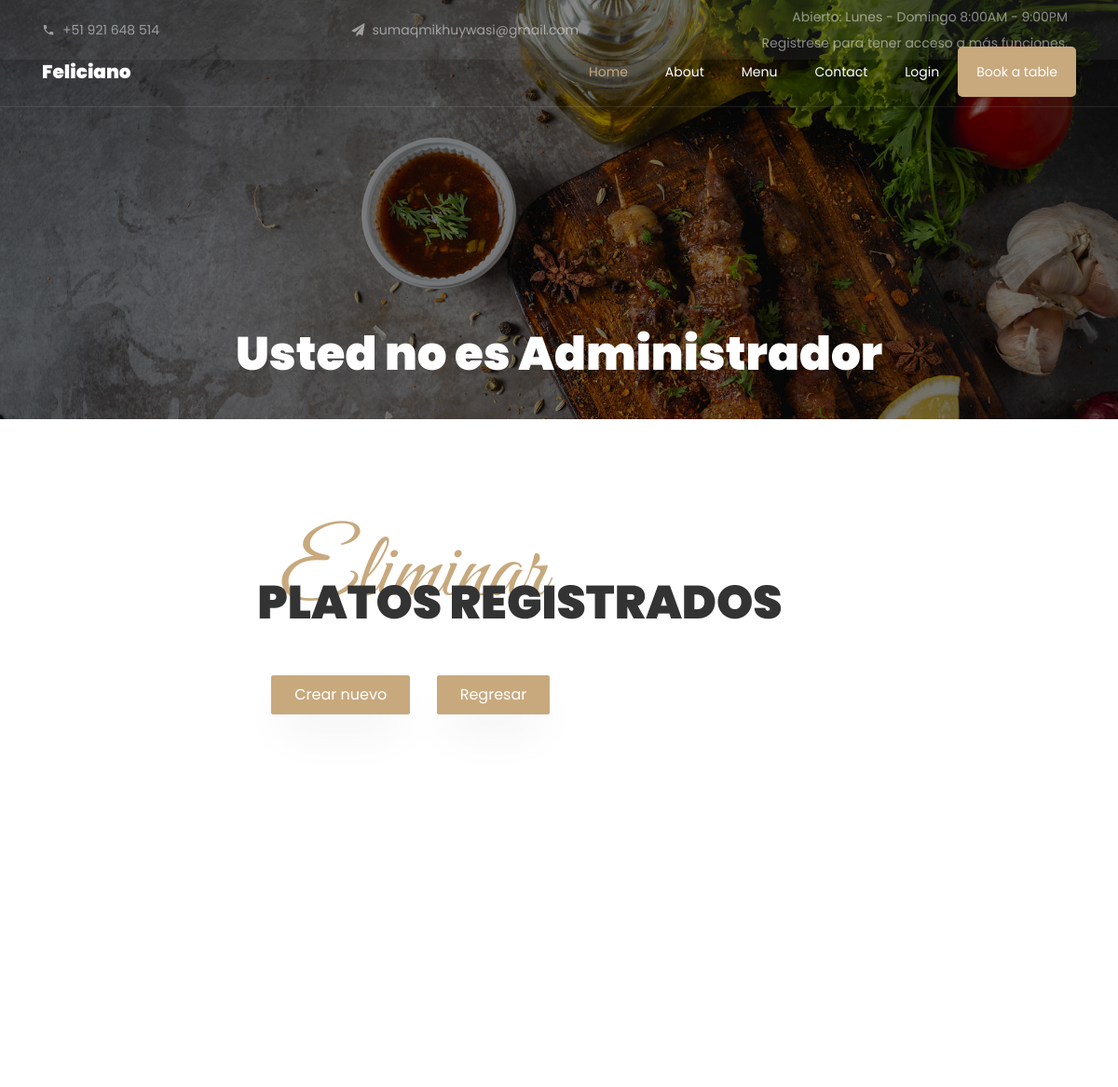
/platos/borrar (upper part), run on an earlier commit of the app's database.
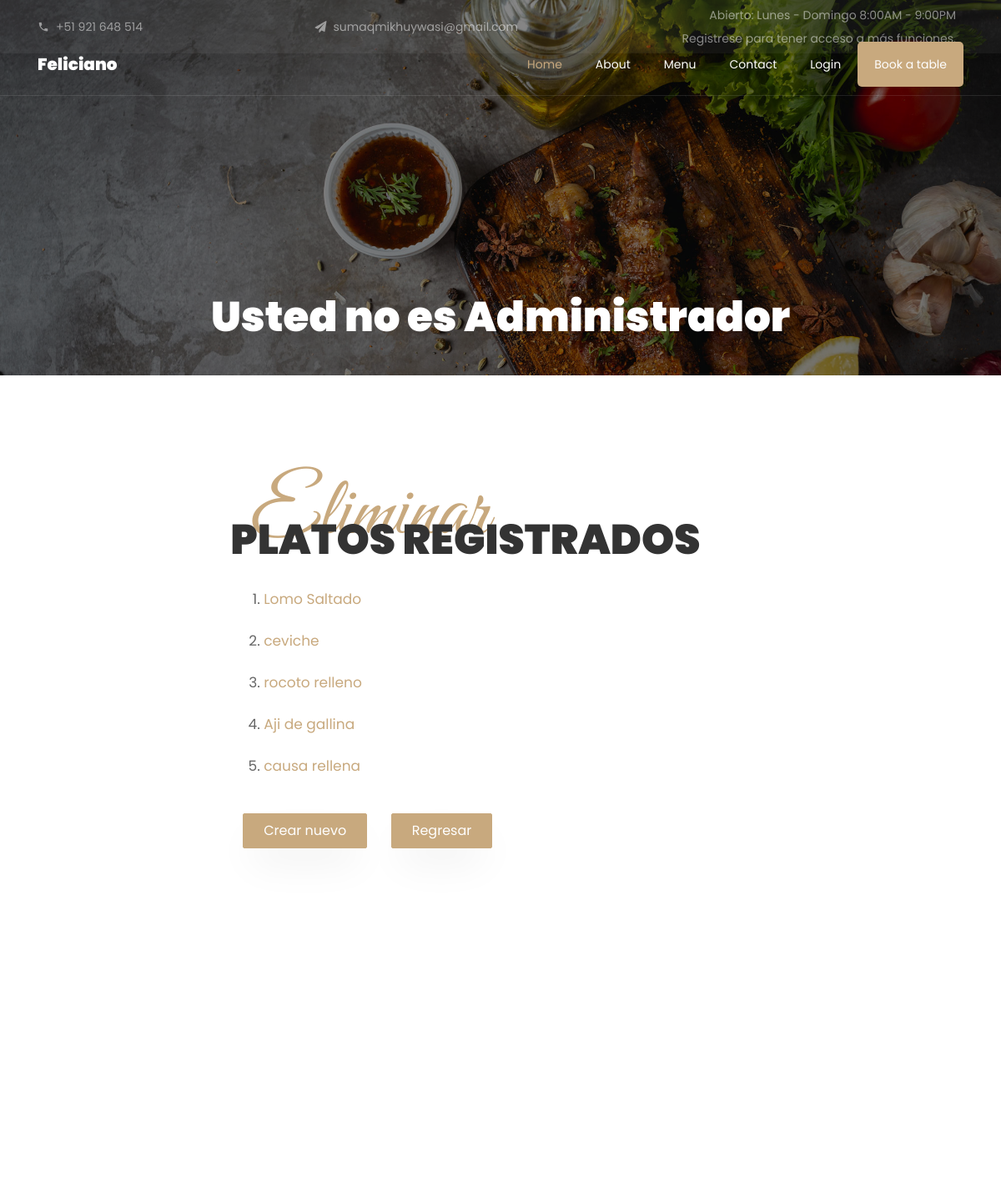
And on a later commit of the database.
### platos/models.py (models this page shows)
class Platos(models.Model):
	nombre		= models.CharField(max_length=100)
	ciudad		= models.CharField(max_length=100)
	descripcion	= models.TextField()
	imagen		= models.ImageField(upload_to='images')
	precio		= models.FloatField()
	portada 	= models.BooleanField(default=False)
	oferta		= models.BooleanField(default=False)
	def get_absolute_url(self):
		return reverse('platos:detalles_plato', kwargs = {'pk': self.id})

### platos/views.py (the view)
# urls.py: path('borrar',views.eliminar2,name='borrar_plato')
def eliminar2(request):
	model = Platos
	object_list=Platos.objects.all()
	success_url = reverse_lazy('platos:listar_platos')
	return render(request,'platos/platos_eliminar.html',{'object_list':object_list})

### platos/templates/platos/platos_eliminar.html (shortened to what this page needs)
{% extends 'base2.html' %}
{% block content %}
{% load static %}
<nav class="navbar navbar-expand-lg navbar-dark ftco_navbar bg-dark ftco-navbar-light" id="ftco-navbar">
	<div class="container">
	    <a class="navbar-brand" href="index.html">Feliciano</a>
		<div class="collapse navbar-collapse" id="ftco-nav">
	        <ul class="navbar-nav ml-auto">
	        	<li class="nav-item active"><a href="/" class="nav-link">Home</a></li>
				<li class="nav-item"><a href="about.html" class="nav-link">About</a></li>
            	<li class="nav-item"><a href="menu.html" class="nav-link">Menu</a></li>
            	<li class="nav-item"><a href="contact.html" class="nav-link">Contact</a></li>
            	{% if user.is_authenticated %}
            		<li class="nav-item"><a href="#" class="nav-link">Hola, {{user.first_name}}</a></li>
            	{% else %}
            		<li class="nav-item"><a href="/accounts/login" class="nav-link">Login</a></li>
            	{% endif %}
            <li class="nav-item cta"><a href="reservation.html" class="nav-link">Book a table</a></li>
	        </ul>
	    </div>
    </div>
</nav>
<section class="hero-wrap hero-wrap-2" style="background-image: url({% static 'images/bg_3.jpg' %});" data-stellar-background-ratio="0.5">
    <div class="overlay"></div>
	<div class="container">
        <div class="row no-gutters slider-text align-items-end justify-content-center">
        	<div class="col-md-9 ftco-animate text-center mb-4">
            	{% if user.is_staff %}
            		<h1 class="mb-2 bread">Platos</h1>
            		<p class="breadcrumbs"><span class="mr-2"><a href="index.html">Platos <i class="ion-ios-arrow-forward"></i></a></span> <span>Administrar Platos <i class="ion-ios-arrow-forward"></i></span></p>
            	{% else %}
            		<h1 class="mb-2 bread">Usted no es Administrador</h1>
            	{% endif %}
          	</div>
        </div>
    </div>
</section>
	<section class="ftco-section contact-section">
		<div class="container">
			<div class=" justify-content-center d-flex no-gutters">
		        <div class="col-md-7 order-md-last ftco-animate makereservation ">
			       	<div class="py-md-5">
				       	<div class="heading-section ftco-animate mb-4">
				         	<span class="subheading ml-4">Eliminar</span>
				            <h2 class="mb-8">PLATOS REGISTRADOS</h2>
				        </div>
						<div class="form-group">
							<ol>
						    {% block body %}
							{% for instance in object_list %}
								<p>
									<li><a href='{{ instance.get_absolute_url }}'>{{ instance.nombre }}</a></li>
								</p>
							{% endfor %}
							</ol>
				        </div>
				        <div class="col-md-12 mt-3">
				           	<div class="form-group">
								<a href="agregar" class="btn btn-primary py-2 px-4 mr-4 mt-4">Crear nuevo</a>
								<a href="./" class="btn btn-primary py-2 px-4 mr-4 mt-4">Regresar</a>
				           	</div>
				        </div>
				        {% endblock %}
				    </div>
			    </div>
			</div>
		</div>
	</section>
{% endblock %}

What changed in the data, as far as the page shows it:
added Platos: nombre "Lomo Saltado"
added Platos: nombre "ceviche"
added Platos: nombre "rocoto relleno"
added Platos: nombre "Aji de gallina"
added Platos: nombre "causa rellena"
